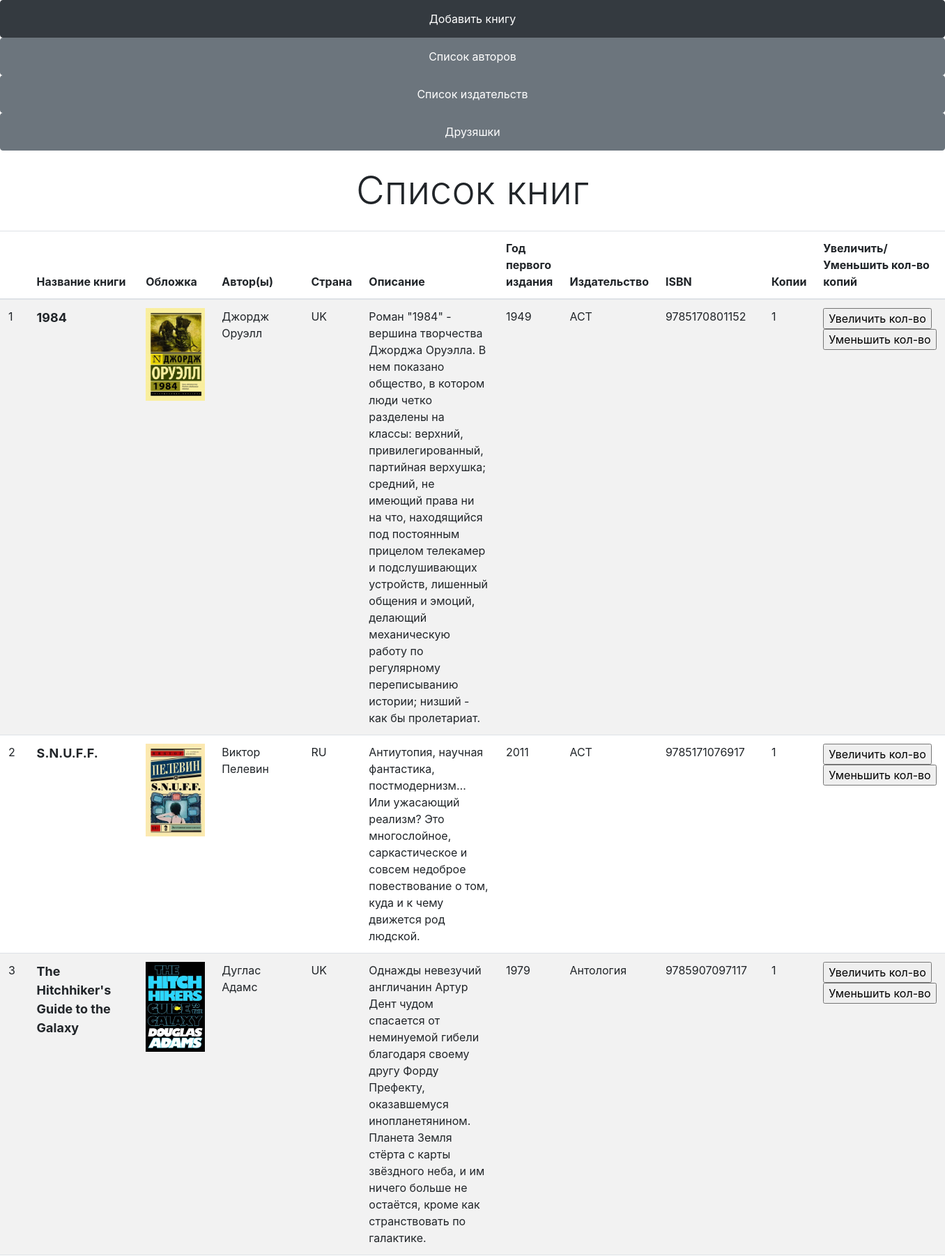
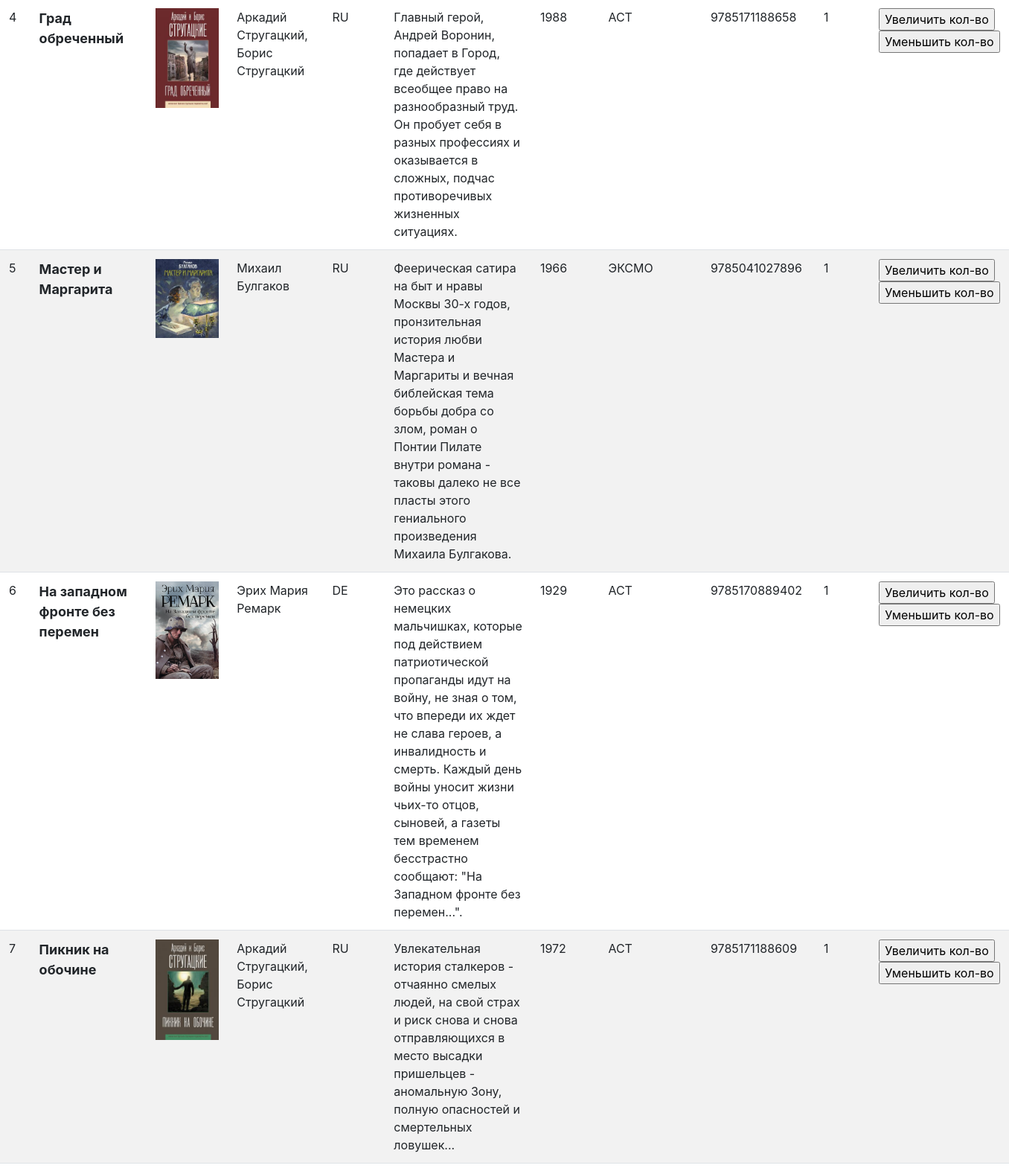
/book/ (upper part), run on the app's committed database (2 pictures, top to bottom).
### p_library/models.py (models this page shows, shortened)
class Book(models.Model):
    ISBN = models.CharField(max_length=13, blank=True)
    title = models.CharField(max_length=100, verbose_name='Название книги')
    description = models.TextField(blank=True, verbose_name='Описание')
    year_release = models.SmallIntegerField(verbose_name='Год')
    authors = models.ManyToManyField(Author, related_name='books', verbose_name='Автор')
    copy_count = models.IntegerField(default=1)
    price = models.DecimalField(max_digits = 10, decimal_places=2, default=0, verbose_name='Цена')
    publisher = models.ForeignKey(Publisher, on_delete=models.CASCADE, null=True, blank=True, related_name='books', verbose_name='Издательство')
    country = models.CharField(max_length=2, null=True, verbose_name='Страна')
    image = models.ImageField(upload_to='img/%Y/%m/%d', blank=True, verbose_name='Обложка')
    class Meta:
        ordering = ["title"]
    def display_author(self):
        return ', '.join([ author.full_name for author in self.authors.all()[:3]])
    display_author.short_description = 'Автор'
    def display_img(self):
        if self.image:
            from django.utils.safestring import mark_safe
            return mark_safe(u'<a href="{0}" target="_blank"><img src="{0}" width="85"/></a>'.format(self.image.url))
        else:
            return '(Нет изображения)'
    display_img.short_description = 'Обложка'
    display_img.allow_tags = True

class Author(models.Model):
    full_name = models.CharField(max_length=100, unique=True, verbose_name='Имя')
    birth_year = models.SmallIntegerField(verbose_name='Год рождения автора')
    country = models.CharField(max_length=2, verbose_name='Страна автора')
    class Meta:
        ordering = ["full_name"]

class Publisher(models.Model):
    name = models.CharField(max_length=100, verbose_name='Издательство')
    class Meta:
        ordering = ["name"]
    def __str__(self):
        return self.name

### p_library/views.py (the view)
# urls.py: path('book/', BookList.as_view(), name='book_list'),
class BookList (ListView):
    model = Book
    template_name = 'book_list.html'
    context_object_name = 'book_list'

### p_library/templates/book_list.html (shortened to what this page needs)
{% extends 'base.html' %}
{% block content %}
    <h3 class="display-4 text-center my-4">Список книг</h3>
      <table class="table table-striped">
        <thead>
            <tr>
                <th></th>
                <th>Название книги</th>
                <th>Обложка </th>
                <th>Автор(ы) </th>
                <th>Страна </th>
                <th>Описание </th>
                <th>Год первого издания </th>
                <th>Издательство </th>
                <th>ISBN </th>
                <th>Копии </th>
                <th>Увеличить/Уменьшить кол-во копий</th>
            </tr>
        </thead>
        <tbody>
        {% for book in book_list %}
            <tr>
                <td>{{ forloop.counter }}</td>
                <td style="font-size:18px"><strong>{{ book.title }}</strong></td>
                <td>{% if book.image %} <img style="width:85px" src="{{ MEDIA_URL }}{{ book.image }}">{% endif %}</td>
                <td>{% for author in book.authors.all %} {{ author.full_name}}{% if not forloop.last %}, {% endif %} {% endfor %} </td>
                <td>{{ book.country}}</td>
                <td>{{ book.description }}</td>
                <td>{{ book.year_release }}</td>
                <td>{{ book.publisher }}</td>
                <td>{{ book.ISBN }} </td>
                <td>{{ book.copy_count }}</td>
                <td>
                    <form action="/index/book_increment/" method="post" enctype="multipart/form-data">
                        <input type="submit" value="Увеличить кол-во" />
                    </form>
                        <form action="/index/book_decrement/" method="post" enctype="multipart/form-data">
                        <input type="submit" value="Уменьшить кол-во" />
                    </form>
                </td>
            </tr>
        {% endfor %}
    </tbody>
    </table>
{% endblock %}

### p_library/templates/base.html (shortened to what this page needs)
{% load static %}
<!DOCTYPE html>
<html>
  <head>
    <link rel="stylesheet" href="{% static 'bootstrap/css/bootstrap.min.css' %}" >
</head>
<body>
      {% block navbar %}
      {% if 'friend/add' in request.path %}
      <nav class="navbar-nav">
        <button type="button" class="btn btn-secondary">
          <a class="nav-link" style="color:white" href="{% url 'home' %}">На главную</a>
        </button>
      {% else %}
      <nav class="navbar-nav">
        {% if 'book' in request.path %}
        <button type="button" class="btn btn-dark">
          <a class="nav-link" style="color:white" href="{% url 'book_add' %}">Добавить книгу</a>
        {% else %}
        <button type="button" class="btn btn-secondary">
          <a class="nav-link" style="color:white" href="{% url 'book_list' %}">Список книг</a>
        {% endif %}
        </button>
        {% if 'author' in request.path %}
        <button type="button" class="btn btn-dark">
          <a class="nav-link" style="color:white" href="{% url 'author_add' %}">Добавить автора </a>
        {% else %}
        <button type="button" class="btn btn-secondary">
          <a class="nav-link" style="color:white" href="{% url 'author_list' %}">Cписок авторов </a>
        {% endif %}
        </button>
        <button type="button" class="btn btn-secondary {% if 'publisher' in request.path %} disabled {% endif %}">
          <a class="nav-link" style="color:white" href="{% url 'publisher_list' %}">Список издательств </a>
        </button>
        {% if 'friend' in request.path %}
        <button type="button" class="btn btn-dark">
          <a class="nav-link" style="color:white" href="{% url 'friend_add' %}">Записаться в друзья и одолжить книгу</a></button>
        {% else %}
        <button type="button" class="btn btn-secondary">
         <a class="nav-link" style="color:white" href="{% url 'friend_list' %}">Друзяшки</a></button>
        {% endif %}
      </nav>
    {% endif %}
    {% endblock %}
    {% block content %}{% endblock %}
</body>
</html

### data on the page
Book: title "1984", image (picture), country "UK", description "Роман \"1984\" - вершина творчества Джорджа Оруэлла. В нем показано общество, в котором люди четко разделены на классы: верхний, привилегированный, партийная верхушка; средний, не имеющий права ни на что, находящийся под постоянным прицелом телекамер и подслушивающих устройств, лишенный общения и эмоций, делающий механическую работу по регулярному переписыванию истории; низший - как бы пролетариат.", year_release "1949", publisher "АСТ", ISBN "9785170801152", copy_count "1"
Author: full_name "Джордж Оруэлл"
Book: title "S.N.U.F.F.", image (picture), country "RU", description "Антиутопия, научная фантастика, постмодернизм… Или ужасающий реализм? Это многослойное, саркастическое и совсем недоброе повествование о том, куда и к чему движется род людской.", year_release "2011", publisher "АСТ", ISBN "9785171076917", copy_count "1"
Author: full_name "Виктор Пелевин"
Book: title "The Hitchhiker's Guide to the Galaxy", image (picture), country "UK", description "Однажды невезучий англичанин Артур Дент чудом спасается от неминуемой гибели благодаря своему другу Форду Префекту, оказавшемуся инопланетянином. Планета Земля стёрта с карты звёздного неба, и им ничего больше не остаётся, кроме как странствовать по галактике.", year_release "1979", publisher "Антология", ISBN "9785907097117", copy_count "1"
Author: full_name "Дуглас Адамс"
Book: title "Град обреченный", image (picture), country "RU", description "Главный герой, Андрей Воронин, попадает в Город, где действует всеобщее право на разнообразный труд. Он пробует себя в разных профессиях и оказывается в сложных, подчас противоречивых жизненных ситуациях.", year_release "1988", publisher "АСТ", ISBN "9785171188658", copy_count "1"
Author: full_name "Аркадий Стругацкий"
Author: full_name "Борис Стругацкий"
Book: title "Мастер и Маргарита", image (picture), country "RU", description "Феерическая сатира на быт и нравы Москвы 30-х годов, пронзительная история любви Мастера и Маргариты и вечная библейская тема борьбы добра со злом, роман о Понтии Пилате внутри романа - таковы далеко не все пласты этого гениального произведения Михаила Булгакова.", year_release "1966", publisher "ЭКСМО", ISBN "9785041027896", copy_count "1"
Author: full_name "Михаил Булгаков"
Book: title "На западном фронте без перемен", image (picture), country "DE", description "Это рассказ о немецких мальчишках, которые под действием патриотической пропаганды идут на войну, не зная о том, что впереди их ждет не слава героев, а инвалидность и смерть. Каждый день войны уносит жизни чьих-то отцов, сыновей, а газеты тем временем бесстрастно сообщают: \"На Западном фронте без перемен...\".", year_release "1929", publisher "АСТ", ISBN "9785170889402", copy_count "1"
Author: full_name "Эрих Мария Ремарк"
Book: title "Пикник на обочине", image (picture), country "RU", description "Увлекательная история сталкеров - отчаянно смелых людей, на свой страх и риск снова и снова отправляющихся в место высадки пришельцев - аномальную Зону, полную опасностей и смертельных ловушек...", year_release "1972", publisher "АСТ", ISBN "9785171188609", copy_count "1"
